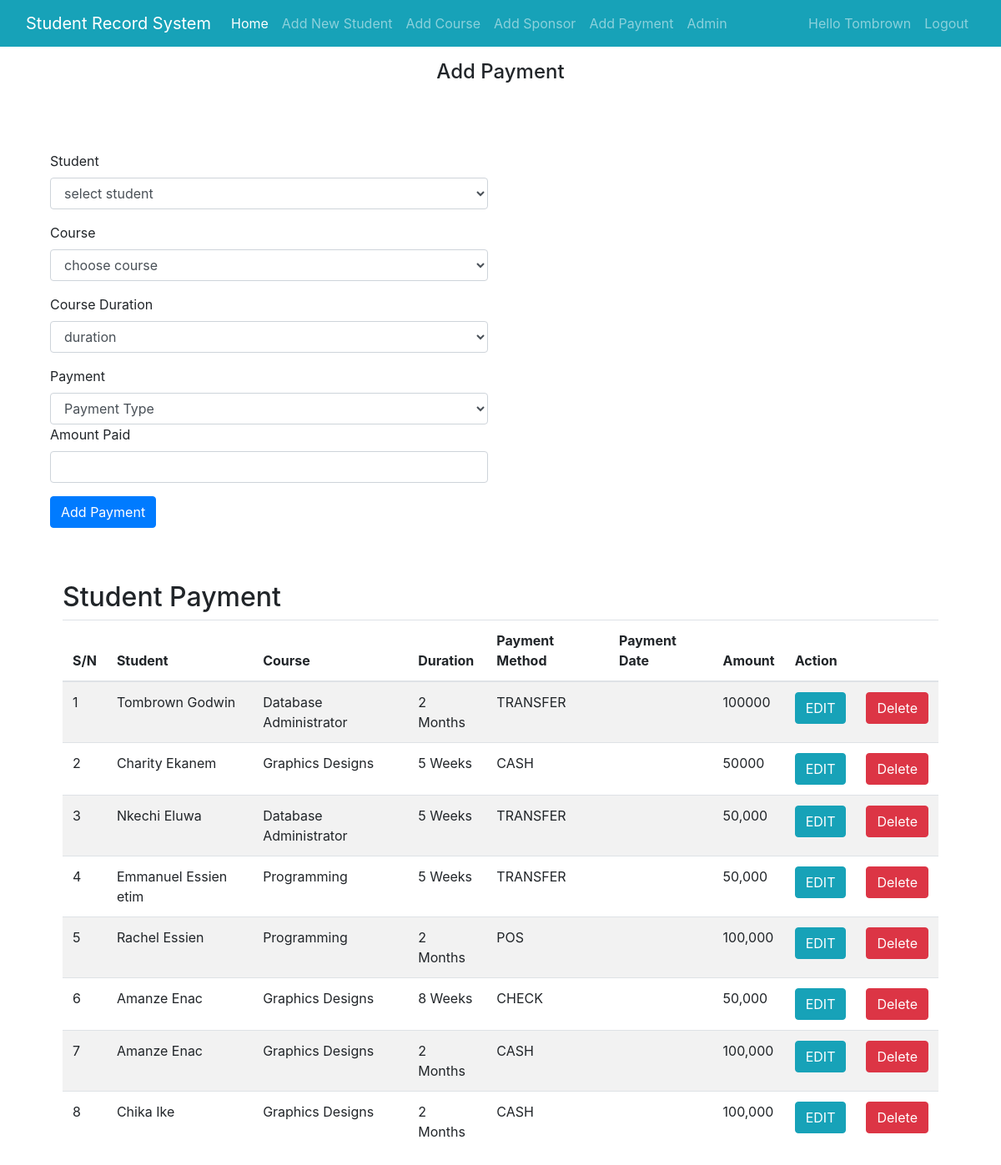
Page /view/add_payment.php (signed in) on the committed database.
### tables this page shows
CREATE TABLE `payment` (
  `payment_id` int(11) NOT NULL,
  `std_id` int(11) DEFAULT NULL,
  `course_id` int(11) DEFAULT NULL,
  `duration_id` int(11) DEFAULT NULL,
  `pay_type_id` int(11) DEFAULT NULL,
  `payment_date` date DEFAULT NULL,
  `amount` varchar(30) DEFAULT NULL
);

CREATE TABLE `student` (
  `std_id` int(11) NOT NULL,
  `std_name` varchar(50) DEFAULT NULL,
  `std_email` varchar(30) DEFAULT NULL,
  `std_phone` varchar(30) DEFAULT NULL,
  `course_id` int(50) DEFAULT NULL,
  `gender_id` int(11) DEFAULT NULL,
  `sponsor_id` int(11) DEFAULT NULL,
  `duration_id` int(11) DEFAULT NULL,
  `pay_type_id` int(11) DEFAULT NULL,
  `payment_id` int(11) NOT NULL,
  `image` varchar(255) NOT NULL
);

CREATE TABLE `course` (
  `course_id` int(11) NOT NULL,
  `course_name` varchar(30) DEFAULT NULL,
  `std_id` int(11) DEFAULT NULL,
  `duration_id` int(11) DEFAULT NULL
);

CREATE TABLE `duration` (
  `duration_id` int(11) NOT NULL,
  `duration_name` varchar(50) DEFAULT NULL
);

CREATE TABLE `payment_type` (
  `pay_type_id` int(11) NOT NULL,
  `payment_type` varchar(50) NOT NULL
);

### includes/payment.php (called while the page is built, shortened)
<?php
    function get_all_payment($mysqli){
        $query = "SELECT * FROM payment";
        $result = mysqli_query($mysqli, $query) or die(mysqlli_error($mysqli));
        return $result;
    }
?>

### includes/students.php (called while the page is built, shortened)
<?php
    function get_student_by_id($mysqli, $std_id){
        $query = "SELECT * FROM student WHERE std_id =". $std_id;
        $result = mysqli_query($mysqli, $query) or die(mysqli_error($mysqli));
        return $result;
    }
?>

### includes/courses.php (called while the page is built, shortened)
<?php
    function get_all_course($mysqli){
        $query = "SELECT * FROM course";
        $result = mysqli_query($mysqli, $query) or die(mysqli_error($mysqli));
        return $result;
    }
    function get_course_by_id($mysqli, $course_id){
        $query = "SELECT * FROM course WHERE course_id =". $course_id;
        $result = mysqli_query($mysqli, $query) or die(mysqli_error($mysqli));
        return $result;
    }
?>

### includes/duration.php (called while the page is built, shortened)
<?php
    function get_duration_by_id($mysqli, $duration_id){
        $query = "SELECT * FROM duration WHERE duration_id = '".$duration_id."'";
        $result = mysqli_query($mysqli, $query) or die(mysqli_error($mysqli));
        return $result;
    }
?>

### includes/payment_type.php (called while the page is built, shortened)
<?php
    function get_payment_type_by_id($mysqli, $pay_type_id){
        $query = "SELECT * FROM payment_type WHERE pay_type_id =".$pay_type_id;
        $result = mysqli_query($mysqli, $query) or die(mysqli_error($mysqli));
        return $result;
    }
?>

### view/add_payment.php (the view, shortened to what this page needs)
    <?php
    $mysqli = connect_db();
    include_once '../includes/students.php';
    include_once '../includes/courses.php';
    include_once '../includes/payment_type.php';
    include_once '../includes/duration.php';
    include_once '../includes/payment.php';
    ?>
<!DOCTYPE html>
<html lang="en">
<head>
    <link rel="stylesheet" type="text/css" href="../assets/css/bootstrap.min.css">
</head>
<body>
    <?php
        include_once '../navbars/menu.php';
    ?>
          <main class="container">
            <div class="welcome text-center py-5 px-3"> <br>
            <h4 align="center">Add Payment</h4> <br>
            </div>
        </main>
        <div class="container">
            <div class="col-md-6">
            <form action="<?php $_SERVER['PHP_SELF'] ?>" method="post">
            <div class="form-group">
                <label for="std_id">Student</label>
                <select class="form-control" name="std_id" id="">
                    <option value="">select student</option>
                    <?php
                        $student = get_all_student($mysqli);
                        if(mysqli_num_rows($student)){
                            while($rows = mysqli_fetch_assoc($student)){
                                $std_name = $rows['std_name'];
                    ?>
                    <?php
                            }
                        }
                    ?>
                </select>
            </div>
            <div class="form-group">
                <label for="course_id">Course</label>
                <select class="form-control" name="course_id">
                    <option value="">choose course</option>
                    <?php
                           $result  = get_all_course($mysqli);
                            if(mysqli_num_rows($result)){
                                while($rows = mysqli_fetch_assoc($result)){
                                    $course_name = $rows['course_name'];
                    ?>
                    <?php
                    }
                }
                ?>
                </select>
            </div>
            <div class="form-group">
                <label for="duration_id">Course Duration</label>
                <select class="form-control" name="duration_id">
                            <option value="">duration</option>
                    <?php
                        $duration = get_duration($mysqli);
                        if(mysqli_num_rows($duration)){
                            while($rows = mysqli_fetch_assoc($duration)){
                                $duration_name= $rows['duration_name'];
                        ?>
                        <?php
                            }
                        }
                    ?>
                </select>
            </div>
            <div class="form-group">
                <label for="pay_type_id">Payment</label>
                <select class="form-control" name="pay_type_id">
                            <option value="">Payment Type</option>
                    <?php
                        $payment = get_payment_type($mysqli);
                        if(mysqli_num_rows($payment)){
                            while($rows = mysqli_fetch_assoc($payment)){
                                $payment_type= $rows['payment_type'];
                        ?>
                        <?php
                            }
                        }
                    ?>
                </select>
            <div class="form-group">
                <label for="amount">Amount Paid</label>
              <input type="text" name="amount" class="form-control">
            </div>
            <button type="submit" name="submit" class="btn btn-primary">Add Payment</button>
            </form>
            </div>
        </div>
        <br><br>
            <div class="container">
                <div class="col-lg-12">
                <h2>Student Payment</h2>
                <table class="table table-striped">
                <thead>
                        <tr>
                            <th>S/N</th>
                            <th>Student</th>
                            <th>Course</th>
                            <th>Duration</th>
                            <th>Payment Method</th>
                            <th>Payment Date</th>
                            <th>Amount</th>
                            <th colspan="2">Action</th>
                        </tr>
                    </thead>
                    <tbody>
                        <?php
                            $payment = get_all_payment($mysqli);
                            if(mysqli_num_rows($payment) > 0){
                                while($rows = mysqli_fetch_assoc($payment)){
                            ?>
                                <tr>
                                    <td><?php echo $rows['payment_id'];?></td>
                                    <td><?php
                                    $student = get_student_by_id($mysqli, $std_id = $rows['std_id']);
                                        while($row = mysqli_fetch_assoc($student)){
                                            $std_name = $row['std_name'];
                                        }
                                        echo $std_name;
                                    ?></td>
                                    <td><?php
                                    $course = get_course_by_id($mysqli, $course_id = $rows['course_id']);
                                        while($row = mysqli_fetch_assoc($course)){
                                            $course_name = $row['course_name'];
                                        }
                                        echo $course_name;
                                    ?></td>
                                    <td><?php
                                     $duration = get_duration_by_id($mysqli, $duration_id = $rows['duration_id']);
                                        while($row = mysqli_fetch_assoc($duration)){
                                            $duration_name = $row['duration_name'];
                                        }
                                        echo $duration_name;
                                    ?></td>
                                    <td><?php
                                    $result = get_payment_type_by_id($mysqli, $pay_type_id = $rows['pay_type_id']);
                                        while($row = mysqli_fetch_assoc($result)){
                                            $payment_type = $row['payment_type'];
                                        }
                                        echo $payment_type;
                                    ?></td>
                                    <td><?php echo $row['payment_date'];?></td>
                                    <td><?php echo $rows['amount'];?></td>
                                    <td><a href="add_payment.php?update=1&payment_id=<?php echo $rows['payment_id'] ?>" class="btn btn-info">EDIT</a></td>
                                    <td><a href="#" class="btn btn-danger">Delete</a></td>
                                </tr>
                           <?php
                        }
                        }
                        ?>
                    </tbody>
                </table>
                </div>
            </div>
</body>
</html>

### rows in the picture
payment: payment_id "1", std.std_name "Tombrown Godwin", duration.duration_name "2 Months", pay_type.payment_type "TRANSFER", amount "100000"
course: course_name "Database Administrator"
payment: payment_id "2", std.std_name "Charity Ekanem", course.course_name "Graphics Designs", duration.duration_name "5 Weeks", pay_type.payment_type "CASH", amount "50000"
payment: payment_id "3", std.std_name "Nkechi Eluwa", course.course_name "Database Administrator", duration.duration_name "5 Weeks", pay_type.payment_type "TRANSFER", amount "50,000"
payment: payment_id "4", std.std_name "Emmanuel Essien etim", course.course_name "Programming", pay_type.payment_type "TRANSFER", amount "50,000"
duration: duration_name "5 Weeks"
payment: payment_id "5", std.std_name "Rachel Essien", course.course_name "Programming", duration.duration_name "2 Months", pay_type.payment_type "POS", amount "100,000"
payment: payment_id "6", std.std_name "Amanze Enac", course.course_name "Graphics Designs", duration.duration_name "8 Weeks", pay_type.payment_type "CHECK", amount "50,000"
payment: payment_id "7", course.course_name "Graphics Designs", duration.duration_name "2 Months", pay_type.payment_type "CASH", amount "100,000"
student: std_name "Amanze Enac"
payment: payment_id "8", std.std_name "Chika Ike", course.course_name "Graphics Designs", duration.duration_name "2 Months", pay_type.payment_type "CASH", amount "100,000"

### other values in the picture
$_SESSION['name'] "Tombrown"
